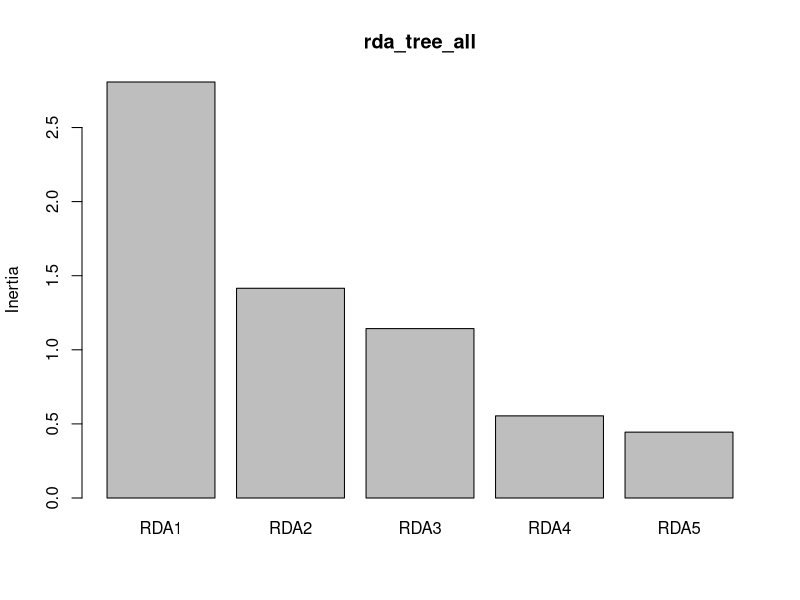
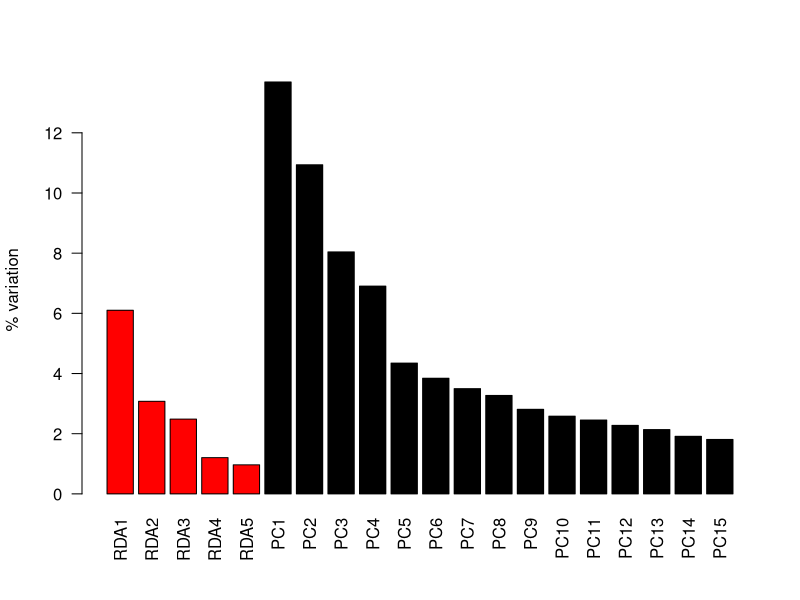
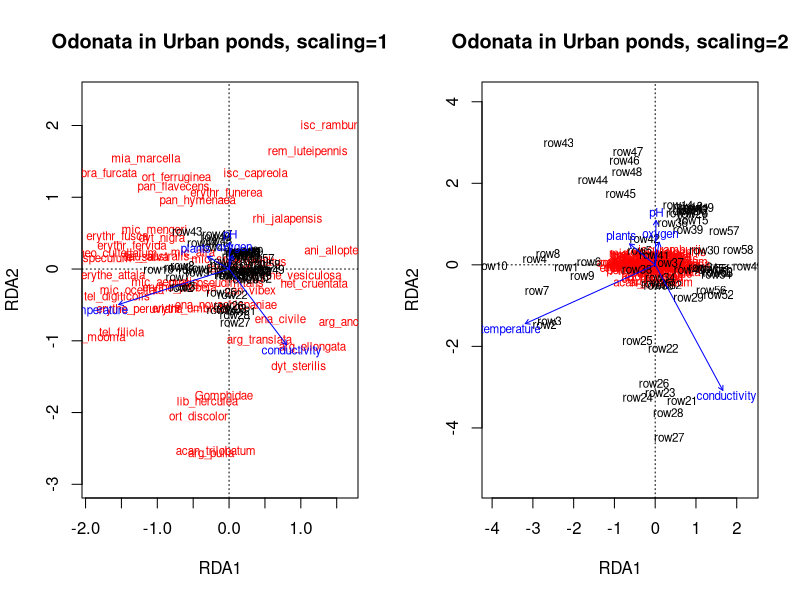

Source code (R) for these figures, in order:
## ---- chunk 1

library(ggplot2)
library(dplyr)
library(vegan)

## ---- chunk 2

species=read.csv("data/RDA_species.csv", header=T, row.names=NULL, sep=",")
env=read.csv("data/RDA_environmetal.csv", header=T, row.names=NULL, sep=",")

## ---- chunk 3

all.equal(rownames(species), rownames(env))

## ---- chunk 4
species_1 <- select(species, -site)
env_1 <- select(env, -site)

## ---- chunk 5
species_2 <- decostand(species_1, method = "hellinger")

## ---- chunk 6
rda_tree_all = rda(species_2 ~ temperature + pH +
                 oxygen + conductivity + plants, data= env_1, scale=T)
rda_tree_all
## ---- chunk 7
summary(rda_tree_all)

head (summary (rda_tree_all))
## ---- chunk 8
vif.cca(rda_tree_all)

## ---- chunk 9
screeplot(rda_tree_all)

## ---- chunk 10
constrained_eig <- rda_tree_all$CCA$eig/rda_tree_all$tot.chi*100
unconstrained_eig <- rda_tree_all$CA$eig/rda_tree_all$tot.chi*100
expl_var <- c(constrained_eig, unconstrained_eig)
barplot (expl_var[1:20], col = c(rep ('red', length (constrained_eig)), rep ('black', length (unconstrained_eig))),
         las = 2, ylab = '% variation')

## ---- chunk 11
par(mfrow=c(1,2))

plot(rda_tree_all, scaling=1, main="Odonata in Urban ponds, scaling=1")

plot(rda_tree_all, scaling=2, main="Odonata in Urban ponds, scaling=2")

## ---- chunk 12
(R2 <- RsquareAdj(rda_tree_all)$r.squared)

(R2adj <- RsquareAdj(rda_tree_all)$adj.r.squared)

## ---- chunk 13
set.seed(1)
anova.cca(rda_tree_all, step=1000)

## ---- chunk 14
set.seed(1)

anova.cca(rda_tree_all, by='axis', step=1000)

## ---- chunk 15
anova.cca(rda_tree_all, by='terms', step=1000)

